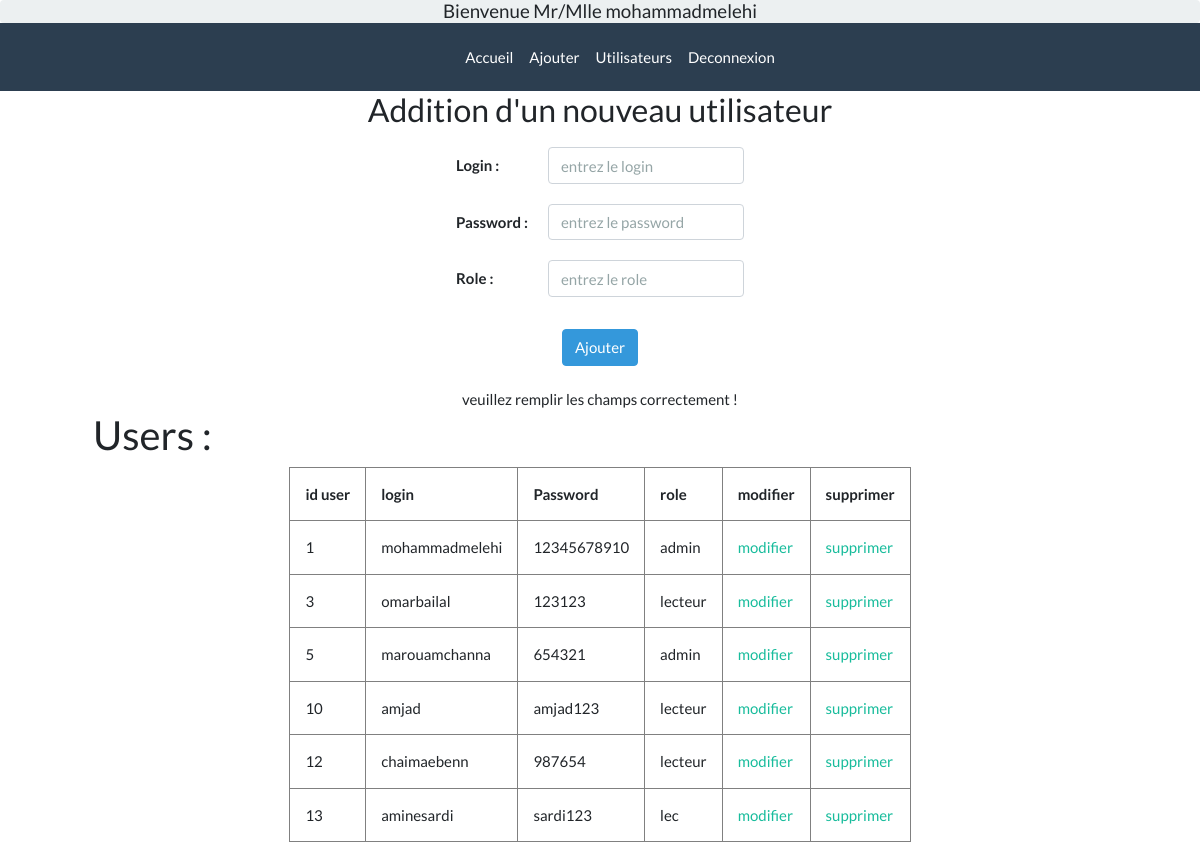
Page /e-com-app/devoir/users.php?error2 (signed in) on the committed database.
### tables this page shows
CREATE TABLE `user` (
  `iduser` int(11) NOT NULL,
  `login` varchar(30) NOT NULL,
  `password` varchar(20) NOT NULL,
  `role` varchar(20) NOT NULL
);

### e-com-app/devoir/users.php (the view, shortened to what this page needs)
<!DOCTYPE html>
<html>
<head>
  <link rel="stylesheet" type="text/css" href="https://bootswatch.com/4/flatly/bootstrap.min.css">
</head>
<body>
	 <?php
      if($_SESSION)
      echo '<h5 class=" alert alert-light mb-0 text-center p-0" >Bienvenue Mr/Mlle '.$_SESSION["login"].'</h5>';
    ?>
  <nav class="navbar navbar-expand-lg navbar-dark bg-primary p-0">
    <dir class="mx-auto">
      <ul class="navbar-nav mr-auto">
        <li class="nav-item ">
          <a class="nav-link" href="index.php">Accueil</a>
        </li>
        <?php
  if($_SESSION){
  echo '<li class="nav-item"><a class="nav-link" href="ajouter.php">Ajouter</a></li>';
  if($_SESSION["role"] == "admin")
  echo '  <li class="nav-item"><a class="nav-link" href="users.php">Utilisateurs</a></li>';
  echo '  <li class="nav-item"><a class="nav-link" href="logout.php">Deconnexion</a></li>
  </ul>
  </dir>
  </nav>';
  }
  else
    echo '<li class="nav-item"><a class="nav-link" href="connexion.php">Connexion</a></li>
  </ul>
  </dir>
  </nav>';
   ?>
<center>
	<div id="formAdd" >
	<h3>Addition d'un nouveau utilisateur</h3>
<form action="addUser.php" method="post">
<table   cellpadding="10" >
	<tr>
    <th>Login :</th>
    <th><input class="form-control" type="text" name="i_login" placeholder="entrez le login"></th>
  </tr>
  <tr>
    <th>Password :</th>
    <th><input class="form-control" type="text" name="i_password" placeholder="entrez le password"></th>
  </tr>
  <tr>
    <th>Role :</th>
    <th><input class="form-control" type="text" name="i_role" placeholder="entrez le role"></th>
  </tr>
</table>
<br>
<input class ="btn btn-info " type="submit" value="Ajouter">
</form>
</div>
<br>
<?php
           $msg = "";
           if(isset($_GET['error']))
               $msg = "ce login est déja pris!  ";
           else if(isset($_GET['done']))
               $msg = "l'utilisateur a été bien Ajouté ";
          else if(isset($_GET['error2']))
               $msg = "veuillez remplir les champs correctement !";
           echo '<div>'.$msg.'</div>';
            ?>
</center>
<div class="container" >
	<h2 class="ml-5" >Users :</h2>
<table id="tb" align="center" border="1" cellpadding="15"  >
	<thead>
  <tr>
    <th>id user</th>
    <th>login</th>
    <th>Password</th>
    <th>role</th>
    <th>modifier</th>
    <th>supprimer</th>
  </tr>
 </thead>
<tbody>
<?php
$connect = mysqli_connect('localhost','root','','devoir0') or die("Erreur
deconnexion auserveur.");
$result = mysqli_query($connect, "SELECT iduser, login, password , role   from user");
while ( $row = mysqli_fetch_array($result)){
	?>
 <tr>
    <td><?php echo $row['iduser'] ?></td>
    <td><?php echo $row['login'] ?></td>
    <td><?php echo $row['password'] ?></td>
    <td><?php echo $row['role'] ?></td>
    <td><a href="updateUser.php?id=<?php echo
    $row['iduser']  ?>">modifier</a></td>
    <td><a href="deleteUser.php?id=<?php echo
    $row['iduser']  ?>">supprimer</a></td>
  </tr>
<?php
}
?>
</tbody>
</table>
</div>
<br>
</body>
</html>

### rows in the picture
user: iduser "1", login "mohammadmelehi", password "12345678910", role "admin"
user: iduser "3", login "omarbailal", password "123123", role "lecteur"
user: iduser "5", login "marouamchanna", password "654321", role "admin"
user: iduser "10", login "amjad", password "amjad123", role "lecteur"
user: iduser "12", login "chaimaebenn", password "987654", role "lecteur"
user: iduser "13", login "aminesardi", password "sardi123", role "lec"

### other values in the picture
$_SESSION["login"] "mohammadmelehi"
$msg "veuillez remplir les champs correctement !"
